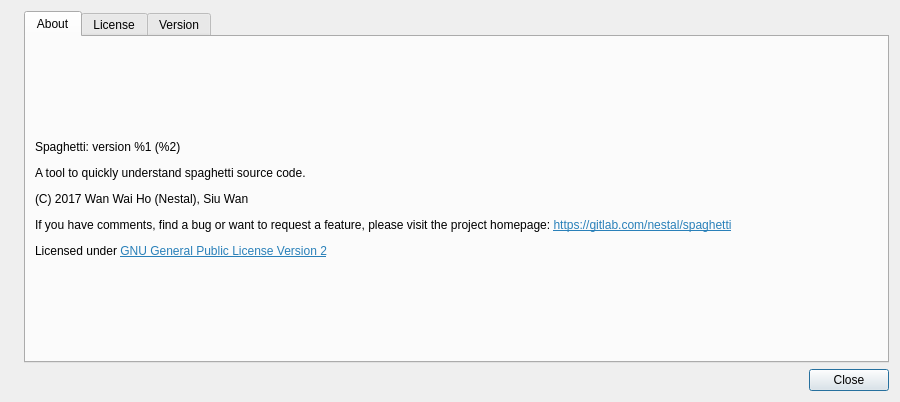
<?xml version="1.0" encoding="UTF-8"?>
<ui version="4.0">
 <class>AboutDialog</class>
 <widget class="QDialog" name="AboutDialog">
  <property name="geometry">
   <rect>
    <x>0</x>
    <y>0</y>
    <width>900</width>
    <height>402</height>
   </rect>
  </property>
  <property name="windowTitle">
   <string>About Spaghetti</string>
  </property>
  <layout class="QGridLayout" name="gridLayout">
   <item row="0" column="0">
    <widget class="QLabel" name="label">
     <property name="text">
      <string/>
     </property>
     <property name="pixmap">
      <pixmap resource="spaghetti.qrc">:/images/fork.svg</pixmap>
     </property>
    </widget>
   </item>
   <item row="0" column="1">
    <widget class="QTabWidget" name="tabWidget">
     <property name="currentIndex">
      <number>0</number>
     </property>
     <widget class="QWidget" name="tab">
      <attribute name="title">
       <string>About</string>
      </attribute>
      <layout class="QVBoxLayout" name="verticalLayout_2">
       <item>
        <widget class="QLabel" name="m_about">
         <property name="text">
          <string>&lt;html&gt;&lt;head/&gt;&lt;body&gt;&lt;p&gt;Spaghetti: version %1 (%2)&lt;/p&gt;&lt;p&gt;A tool to quickly understand spaghetti source code.&lt;/p&gt;&lt;p&gt;(C) 2017 Wan Wai Ho (Nestal), Siu Wan&lt;/p&gt;&lt;p&gt;If you have comments, find a bug or want to request a feature, please visit the project homepage: &lt;a href=&quot;https://gitlab.com/nestal/spaghetti&quot;&gt;&lt;span style=&quot; text-decoration: underline; color:#2980b9;&quot;&gt;https://gitlab.com/nestal/spaghetti&lt;/span&gt;&lt;/a&gt;&lt;/p&gt;&lt;p&gt;Licensed under &lt;a href=&quot;https://www.gnu.org/licenses/gpl-2.0.html&quot;&gt;&lt;span style=&quot; text-decoration: underline; color:#2980b9;&quot;&gt;GNU General Public License Version 2&lt;/span&gt;&lt;/a&gt;&lt;/p&gt;&lt;/body&gt;&lt;/html&gt;</string>
         </property>
         <property name="textFormat">
          <enum>Qt::RichText</enum>
         </property>
         <property name="wordWrap">
          <bool>true</bool>
         </property>
        </widget>
       </item>
      </layout>
     </widget>
     <widget class="QWidget" name="tab_3">
      <attribute name="title">
       <string>License</string>
      </attribute>
      <layout class="QHBoxLayout" name="horizontalLayout">
       <item>
        <widget class="QTextEdit" name="textEdit">
         <property name="documentTitle">
          <string>License</string>
         </property>
         <property name="readOnly">
          <bool>true</bool>
         </property>
         <property name="html">
          <string>&lt;!DOCTYPE HTML PUBLIC &quot;-//W3C//DTD HTML 4.0//EN&quot; &quot;http://www.w3.org/TR/REC-html40/strict.dtd&quot;&gt;
&lt;html&gt;&lt;head&gt;&lt;meta name=&quot;qrichtext&quot; content=&quot;1&quot; /&gt;&lt;title&gt;License&lt;/title&gt;&lt;style type=&quot;text/css&quot;&gt;
p, li { white-space: pre-wrap; }
&lt;/style&gt;&lt;/head&gt;&lt;body style=&quot; font-family:'Noto Sans'; font-size:16pt; font-weight:400; font-style:normal;&quot;&gt;
&lt;p style=&quot; margin-top:0px; margin-bottom:0px; margin-left:0px; margin-right:0px; -qt-block-indent:0; text-indent:0px;&quot;&gt;&lt;a href=&quot;https://www.gnu.org/licenses/gpl-2.0.html&quot;&gt;&lt;span style=&quot; text-decoration: underline; color:#2980b9;&quot;&gt;GNU General Public License Version 2&lt;/span&gt;&lt;/a&gt;&lt;/p&gt;
&lt;p style=&quot; margin-top:12px; margin-bottom:12px; margin-left:0px; margin-right:0px; -qt-block-indent:0; text-indent:0px;&quot;&gt;This program is free software; you can redistribute it and/ormodify it under the terms of the GNU General Public Licenseas published by the Free Software Foundation; version 2of the License.&lt;/p&gt;
&lt;p style=&quot; margin-top:12px; margin-bottom:12px; margin-left:0px; margin-right:0px; -qt-block-indent:0; text-indent:0px;&quot;&gt;This program is distributed in the hope that it will be useful,but WITHOUT ANY WARRANTY; without even the implied warranty ofMERCHANTABILITY or FITNESS FOR A PARTICULAR PURPOSE.  See theGNU General Public License for more details.&lt;/p&gt;
&lt;p style=&quot; margin-top:12px; margin-bottom:12px; margin-left:0px; margin-right:0px; -qt-block-indent:0; text-indent:0px;&quot;&gt;You should have received a copy of the GNU General Public Licensealong with this program; if not, write to the Free SoftwareFoundation, Inc., 51 Franklin Street, Fifth Floor, Boston, MA  02110-1301, USA.&lt;/p&gt;&lt;/body&gt;&lt;/html&gt;</string>
         </property>
        </widget>
       </item>
      </layout>
     </widget>
     <widget class="QWidget" name="tab_2">
      <attribute name="title">
       <string>Version</string>
      </attribute>
      <layout class="QHBoxLayout" name="horizontalLayout_2">
       <item>
        <widget class="QLabel" name="m_version">
         <property name="text">
          <string>&lt;html&gt;&lt;head/&gt;&lt;body&gt;&lt;p&gt;&lt;span style=&quot; font-weight:600;&quot;&gt;Version %5 &lt;/span&gt;(commit: %1)&lt;/p&gt;&lt;p&gt;Build using:&lt;/p&gt;&lt;ul style=&quot;margin-top: 0px; margin-bottom: 0px; margin-left: 0px; margin-right: 0px; -qt-list-indent: 1;&quot;&gt;&lt;li style=&quot; margin-top:12px; margin-bottom:12px; margin-left:0px; margin-right:0px; -qt-block-indent:0; text-indent:0px;&quot;&gt;Qt v%2&lt;/li&gt;&lt;li style=&quot; margin-top:12px; margin-bottom:12px; margin-left:0px; margin-right:0px; -qt-block-indent:0; text-indent:0px;&quot;&gt;libclang v%3&lt;/li&gt;&lt;li style=&quot; margin-top:12px; margin-bottom:12px; margin-left:0px; margin-right:0px; -qt-block-indent:0; text-indent:0px;&quot;&gt;Boost v%4&lt;/li&gt;&lt;/ul&gt;&lt;/body&gt;&lt;/html&gt;</string>
         </property>
         <property name="textFormat">
          <enum>Qt::RichText</enum>
         </property>
        </widget>
       </item>
      </layout>
     </widget>
    </widget>
   </item>
   <item row="1" column="0" colspan="2">
    <layout class="QHBoxLayout" name="horizontalLayout_3">
     <item>
      <spacer name="horizontalSpacer">
       <property name="orientation">
        <enum>Qt::Horizontal</enum>
       </property>
       <property name="sizeHint" stdset="0">
        <size>
         <width>348</width>
         <height>20</height>
        </size>
       </property>
      </spacer>
     </item>
     <item>
      <widget class="QPushButton" name="m_close">
       <property name="text">
        <string>Close</string>
       </property>
      </widget>
     </item>
    </layout>
   </item>
  </layout>
 </widget>
 <resources>
  <include location="spaghetti.qrc"/>
 </resources>
 <connections>
  <connection>
   <sender>m_close</sender>
   <signal>clicked()</signal>
   <receiver>AboutDialog</receiver>
   <slot>accept()</slot>
   <hints>
    <hint type="sourcelabel">
     <x>327</x>
     <y>271</y>
    </hint>
    <hint type="destinationlabel">
     <x>199</x>
     <y>149</y>
    </hint>
   </hints>
  </connection>
 </connections>
</ui>
